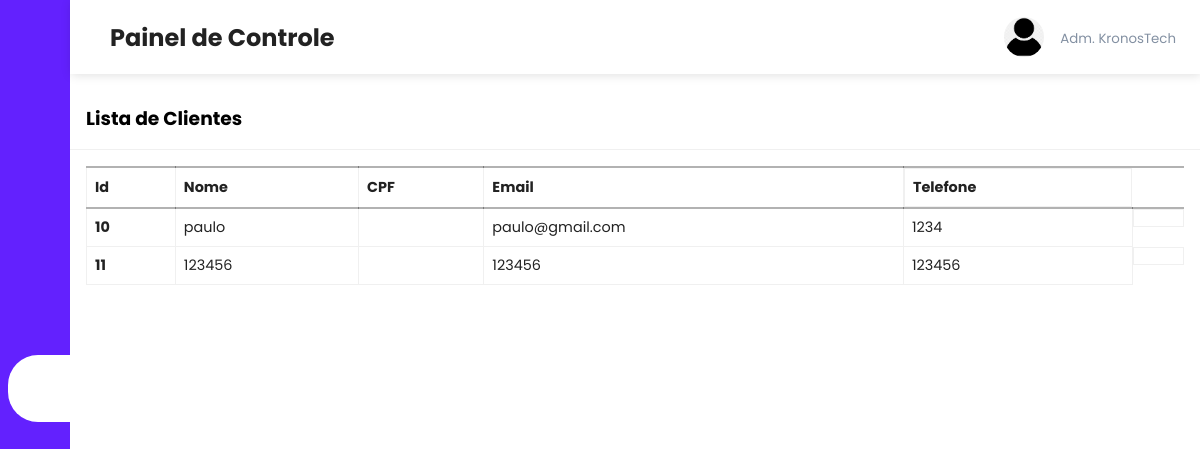
/admin/clientes.php, run on an earlier commit of the app's database.
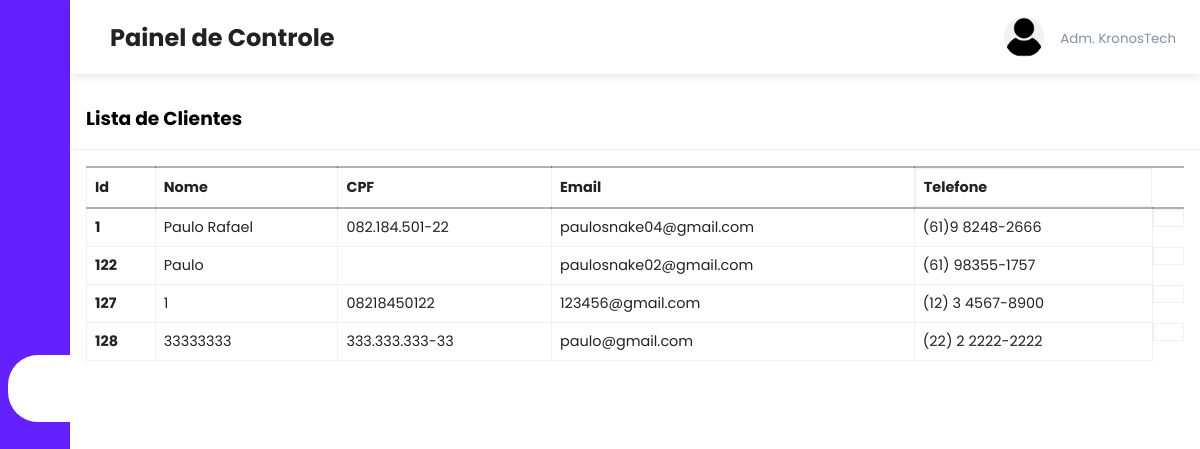
And on a later commit of the database.
### tables this page shows
CREATE TABLE `users` (
  `user_id` int(11) NOT NULL,
  `user_cpf` varchar(14) NOT NULL,
  `user_name` varchar(108) NOT NULL,
  `user_email` varchar(100) NOT NULL,
  `user_phone` varchar(16) NOT NULL,
  `user_password` varchar(100) NOT NULL
);

### admin/clientes.php (the view, shortened to what this page needs)
<?php include('header.php'); ?>
<?php
include('../server/connection.php');
if (isset($_GET['page_no']) && $_GET['page_no'] != "") {
    $page_no = $_GET['page_no'];
} else {
    $page_no = 1;
}
$total_records_per_page = 4;
$offset = ($page_no - 1) * $total_records_per_page;
$stmt2 = $conn->prepare("SELECT * FROM users LIMIT ?, ?");
$stmt2->bind_param("ii", $offset, $total_records_per_page);
$stmt2->execute();
$users = $stmt2->get_result();
?>
<div class="recent-grid">
    <div class="projects">
        <div class="card">
            <div class="card-header">
                <h3>Lista de Clientes</h3>
            </div>
            <div class="card-body">
            <div class="table-responsive">
                    <table width="100%" class="orders-table">
                        <thead>
                            <tr>
                                <td>Id</td>
                                <td>Nome</td>
                                <td>CPF</td>
                                <td>Email</td>
                                <td>Telefone</td>
                            </tr>
                        </thead>
                        <tbody>
                            <?php while($user = $users->fetch_assoc()) { ?>
                                <tr>
                                    <td><strong><?php echo $user['user_id']; ?></strong></td>
                                    <td><?php echo $user['user_name']; ?></td>
                                    <td><?php echo $user['user_cpf']; ?></td>
                                    <td><?php echo $user['user_email']; ?></td>
                                    <td><?php echo $user['user_phone']; ?></td>
                                    <td><hidden button></button></td>
                                </tr>
                            <?php } ?>
                        </tbody>
                    </table>
            </div>
        </div>
    </div>
</div>
</body>
</html>

### admin/header.php (shortened to what this page needs)
<!DOCTYPE html>
<html lang="pt">
<head>
    <link rel="stylesheet" href="https://maxst.icons8.com/vue-static/landings/line-awesome/line-awesome/1.3.0/css/line-awesome.min.css">
    <link rel="stylesheet" href="styles.css">
</head>
<body>
    <div class="sidebar">
        <div class="sidebar-brand">
            <h2><span class="lab la-accusoft"></span><span>KronosTech</span></h2>
        </div>
        <div class="sidebar-menu">
            <ul>
                <li>
                    <a href="dashboard.php" class="active"><span class="las la-igloo"></span>
                    <span>Página Inicial</span></a>
                </li>
                <li>
                    <a href="products.php"><span class="las la-clipboard-list"></span>
                    <span>Produtos</span></a>
                </li>
                <li>
                    <a href="add_product.php"><span class="las la-list"></span>
                    <span>Adicionar Produtos</span></a>
                </li>
                <li>
                    <a href="orders.php"><span class="las la-receipt"></span>
                    <span>Pedidos</span></a>
                </li>
                <li>
                    <a href="clientes.php"><span class="las la-users"></span>
                    <span>Clientes</span></a>
                </li>
            </ul>
        </div>
    </div>
    <div class="main-content">
        <header>
            <h2>
                <label for="nav-toggle">
                    <span class="las la-bars"></span>
                </label>
                Painel de Controle
            </h2>
            <div class="user-wrapper">
                <img src="img 2.png" width="40px" height="40px">
                <div>
                    <small>Adm. KronosTech</small>
                </div>
            </div>
        </header>

### admin/styles.css (style rules this page uses)
:root { --main-color: #6321fe; --color-dark: #1d2231; --text-grey: #8390a2; }
* { padding: 0; margin: 0; box-sizing: border-box; list-style-type: none; text-decoration: none; font-family: "Poppins", sans-serif; }
.sidebar { width: 255px; position: fixed; left: 0; top: 0; height: 100%; background: var(--main-color); z-index: 100%; transition: width 300ms; }
.sidebar-brand { height: 90px; padding: 1rem 0rem 1rem 2rem; color: #fff; }
.sidebar-menu { margin-top: 1rem; }
.sidebar-menu li { width: 100%; margin-bottom: 1.7rem; padding-left: 1rem; }
.sidebar-menu a { padding-left: 1rem; display: block; color: #fff; font-size: 1.1rem; }
.sidebar-menu a.active { background: #fff; padding-top: 1rem; padding-bottom: 1rem; color: var(--main-color); border-radius: 30px 0px 0px 30px; }
.active { background: #fff; padding-top: 1rem; padding-bottom: 1rem; color: var(--main-color); border-radius: 30px 0px 0px 30px; }
.sidebar-menu a span:first-child { font-size: 1.5rem; padding-right: 1rem; }
.main-content { transition: margin-left 300ms; margin-left: 255px; }
header { background: #fff; display: flex; justify-content: space-between; padding: 1rem 1.5rem; box-shadow: 1px 1px 10px rgba(0, 0, 0, 0.13); position: fixed; left: 255px; width: calc(100% - 255px); top: 0; z-index: 100; transition: left 300ms; }
header h2 { color: #222; }
header label span { font-size: 1.7rem; padding-right: 1rem; }
.user-wrapper { display: flex; align-items: center; }
.user-wrapper img { border-radius: 50%; margin-right: 1rem; }
.user-wrapper small { display: inline-block; color: var(--text-grey); }
.recent-grid { margin-top: 5.5rem; }
.card { background: #fff; border-radius: 5px; }
.card-header, .card-body { padding: 1rem; }
.card-header { display: flex; justify-content: space-between; align-items: center; border-bottom: 1px solid #f0f0f0; font-weight: bold; }
table { border-collapse: collapse; }
thead tr { border-top: 2px solid rgba(0, 0, 0, 0.3); border-bottom: 2px solid rgba(0, 0, 0, 0.3) }
.orders-table td { border: 1px solid #f0f0f0; padding: 8px; text-align: left; }
thead td { font-weight: 700; }
td { padding: 0.5rem 1rem; font-size: 0.9rem; color: #222; }
tr td:last-child { display: flex; align-items: center; }
.table-responsive { width: 100%; overflow-x: auto; }
@media only screen and (max-width: 1200px) { .sidebar { width: 70px; } }
@media only screen and (max-width: 1200px) { .sidebar .sidebar-brand, .sidebar li { padding-left: 1rem; text-align: center; } }
@media only screen and (max-width: 1200px) { .sidebar li a { padding-left: 0rem; } }
@media only screen and (max-width: 1200px) { .sidebar li a span { padding-left: 0rem; } }
@media only screen and (max-width: 1200px) { .sidebar .sidebar-brand, .sidebar li { padding-left: 0.5rem; text-align: center; } }
@media only screen and (max-width: 1200px) { .sidebar .sidebar-brand, .sidebar li a { padding-left: 1rem; } }
@media only screen and (max-width: 1200px) { .main-content { margin-left: 70px; } }
@media only screen and (max-width: 1200px) { .main-content header { width: calc(100% - 70px); left: 70px; } }

What changed in the data, as far as the page shows it:
removed users: user_id "10", user_name "paulo", user_email "paulo@gmail.com", user_phone "1234"
removed users: user_id "11", user_name "123456", user_email "123456", user_phone "123456"
added users: user_id "1", user_name "Paulo Rafael", user_cpf "082.184.501-22", user_email "paulosnake04@gmail.com", user_phone "(61)9 8248-2666"
added users: user_id "122", user_name "Paulo", user_email "paulosnake02@gmail.com", user_phone "(61) 98355-1757"
added users: user_id "127", user_name "1", user_cpf "08218450122", user_email "123456@gmail.com", user_phone "(12) 3 4567-8900"
added users: user_id "128", user_name "33333333", user_cpf "333.333.333-33", user_email "paulo@gmail.com", user_phone "(22) 2 2222-2222"
